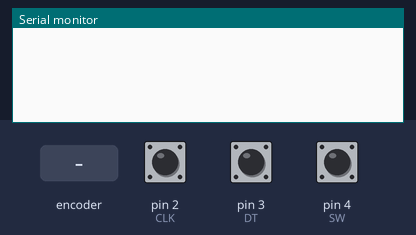
A sketch run on a simulated Arduino Uno, built with avr-gcc and run on an emulated ATmega328P. Shown: the last lines printed to the serial monitor. Inputs (shaded band) come from the test bench; at power-on: pin 4 (SW) HIGH, pin 2 (CLK) HIGH, pin 3 (DT) HIGH.

Above: at 1.2 s.
1.3 s: rotary encoder on pin 2 (CLK) / pin 3 (DT) turned 1 step (first pin leading)
At 2.3 s:
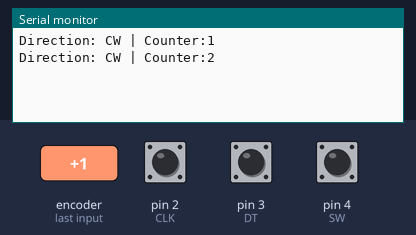
3.0 s: pin 4 (SW) pulled LOW for 0.15 s
At 4.3 s:
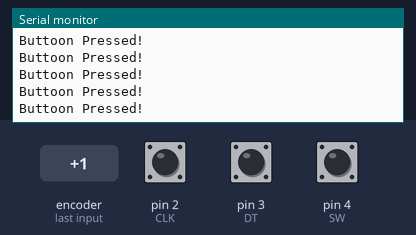
4.6 s: rotary encoder on pin 2 (CLK) / pin 3 (DT) turned 2 steps (second pin leading)
At 5.9 s:
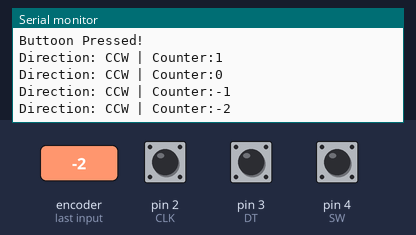
6.5 s: pin 4 (SW) driven LOW
At 7.6 s:
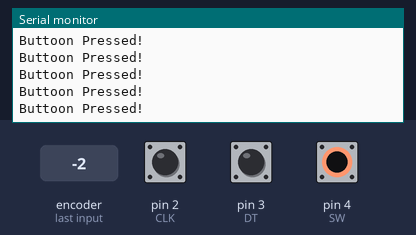
9.5 s: rotary encoder on pin 2 (CLK) / pin 3 (DT) turned 1 step (first pin leading)
12.7 s: pin 4 (SW) pulsed HIGH 5 times (0.12 s each, 0.3 s apart)
Timing chart, 0 to 15.7 s (numbered marks = the images above; inputs shaded):
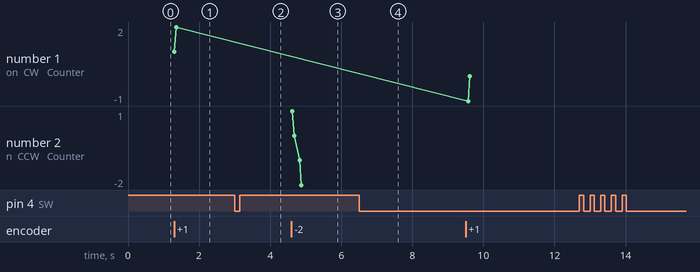

Measured:
- after the input at 1.3 s, the serial monitor: prints a new line at once (image 1)
- after the input at 3.0 s, the serial monitor: prints a new line at once (image 2)
- after the input at 4.6 s, the serial monitor: prints a new line at once (image 3)
- after the input at 6.5 s, the serial monitor: prints a new line at once (image 4)
- plotted number 1: 2 → 0 after the input at 9.5 s

The sketch:

Counter_HW-040.ino
```cpp
#define CLK 2
#define DT 3
#define SW 4

int counter = 0;
int currentStateCLK;
int lastStateCLK;
String currentDir = "";
unsigned long lastButtonPress = 0;

void setup () {

//  Set the encoder pins as inputs
pinMode (CLK, INPUT);
pinMode (DT, INPUT);
pinMode (SW, INPUT_PULLUP);

//  Setup Serial Monitor
Serial.begin (9600);

// Reak the initial state of CLK

lastStateCLK = digitalRead (CLK);
}

void loop () {
// Read the current state of CLK
currentStateCLK = digitalRead (CLK);

//  If last and current state of CLK are different, then pulse on
//  React to only 1 state change to avoid double count
if (currentStateCLK != lastStateCLK ){
//  IF the DT state is different than the CLK state then
// the encoder is rotating CW so incecrement
  if (digitalRead(DT) != currentStateCLK)
  {
    counter ++;
    currentDir = "CW";

  }

  if (digitalRead(DT) == currentStateCLK)
  {
    // Encoder is rotating CCW so decrement
    // counter = 0;
    counter --;
    currentDir = "CCW";
  }

  Serial.print("Direction: ");
  Serial.print(currentDir);
  Serial.print(" | Counter:");
  Serial.print(counter);
  Serial.println();

}
// Remember last CLK state
lastStateCLK = currentStateCLK;

// Read the button state
int btnState = digitalRead(SW);

// If we detect LOW sognal, button is pressed
if (btnState == LOW) {
// if 50 ms have passed sonce last LOW pulse, it means that the
// button has been pressed, released and pressed again
  if (millis() -lastButtonPress < 50) {
  Serial.println("Buttoon Pressed!");
  }

// Remember last button press event
lastButtonPress = millis();

}
// Put in a slight delay to help debounce the reading
delay(1);
}
```
